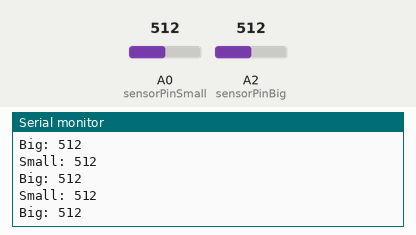
A sketch run on a simulated Arduino Uno, built with avr-gcc and run on an emulated ATmega328P. Parts: the last lines printed to the serial monitor. The inputs (shaded band) are chosen by the test bench; at power-on: A0 (sensorPinSmall) = 512, A2 (sensorPinBig) = 512.

Above: at 1.2 s.
1.3 s: A0 (sensorPinSmall) set to 716
At 2.5 s:
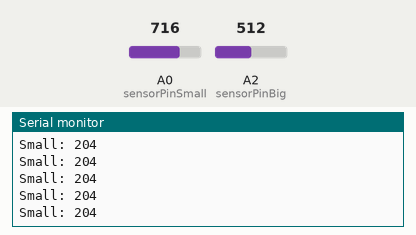
2.8 s: A2 (sensorPinBig) set to 716
At 4.0 s:
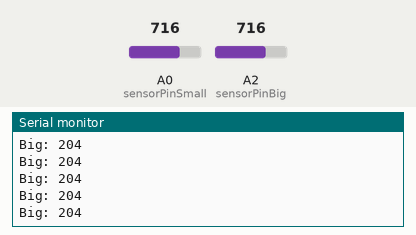
4.3 s: A0 (sensorPinSmall) set to 900
At 4.7 s:
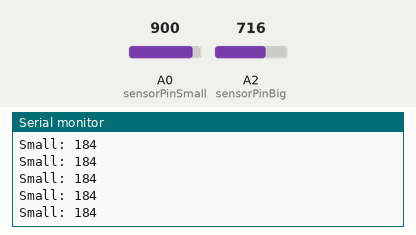
5.8 s: A2 (sensorPinBig) set to 900
At 6.5 s:
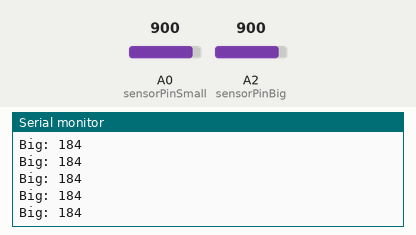
Timing chart, 0 to 8.3 s (numbered marks = the images above; inputs shaded):
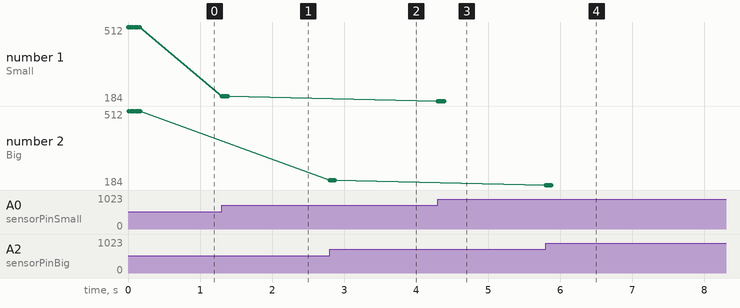

The sketch:

BillyElliot_SoundTesting.ino
```cpp
#define memory 10

int sensorPinSmall = A0;
int sensorPinBig = A2;

int soundLevelSmall = 0;
int soundLevelBig = 0;


int soundMemorySmall[memory];
int soundMemoryBig[memory];

void setup()
{
 Serial.begin(9600);
 pinMode(sensorPinSmall, INPUT);
 pinMode(sensorPinBig, INPUT);
}


void loop()
{
 listenSounds();
 //Serial.print(soundLevelSmall); Serial.print(", ");
 //Serial.println(soundLevelBig);
}

void listenSounds(){

  //Listen the small sensor

  int valS = analogRead(sensorPinSmall);

  int minSoundS = 1200;
  int maxSoundS = 0;

  soundMemorySmall[memory-1] = valS;

  for(int i=0; i<memory-1;i++) {
    soundMemorySmall[i] = soundMemorySmall[i+1];
    if(soundMemorySmall[i] < minSoundS) minSoundS = soundMemorySmall[i];
    if(soundMemorySmall[i] > maxSoundS) maxSoundS = soundMemorySmall[i];
  }

  soundLevelSmall = maxSoundS - minSoundS;

  if(soundLevelSmall > 2){
    Serial.print ("Small: "); Serial.println (soundLevelSmall);
  }

  //Listen the big sensor

  int valB = analogRead(sensorPinBig);

  int minSoundB = 1200;
  int maxSoundB = 0;

  soundMemoryBig[memory-1] = valB;

  for(int i=0; i<memory-1;i++) {
    soundMemoryBig[i] = soundMemoryBig[i+1];
    if(soundMemoryBig[i] < minSoundB) minSoundB = soundMemoryBig[i];
    if(soundMemoryBig[i] > maxSoundB) maxSoundB = soundMemoryBig[i];
  }

  soundLevelBig = maxSoundB - minSoundB;

  if(soundLevelBig > 1){
    Serial.print ("Big: "); Serial.println (soundLevelBig);
  }

}
```

Measured:
- after the input at 1.3 s, the serial monitor: prints a new line at once (image 1)
- after the input at 2.8 s, the serial monitor: prints a new line at once (image 2)
- after the input at 4.3 s, the serial monitor: prints a new line at once (image 3)
- after the input at 5.8 s, the serial monitor: prints a new line at once (image 4)
- plotted number 1: 512 → 204 after the input at 1.3 s, 204 → 184 after the input at 4.3 s
